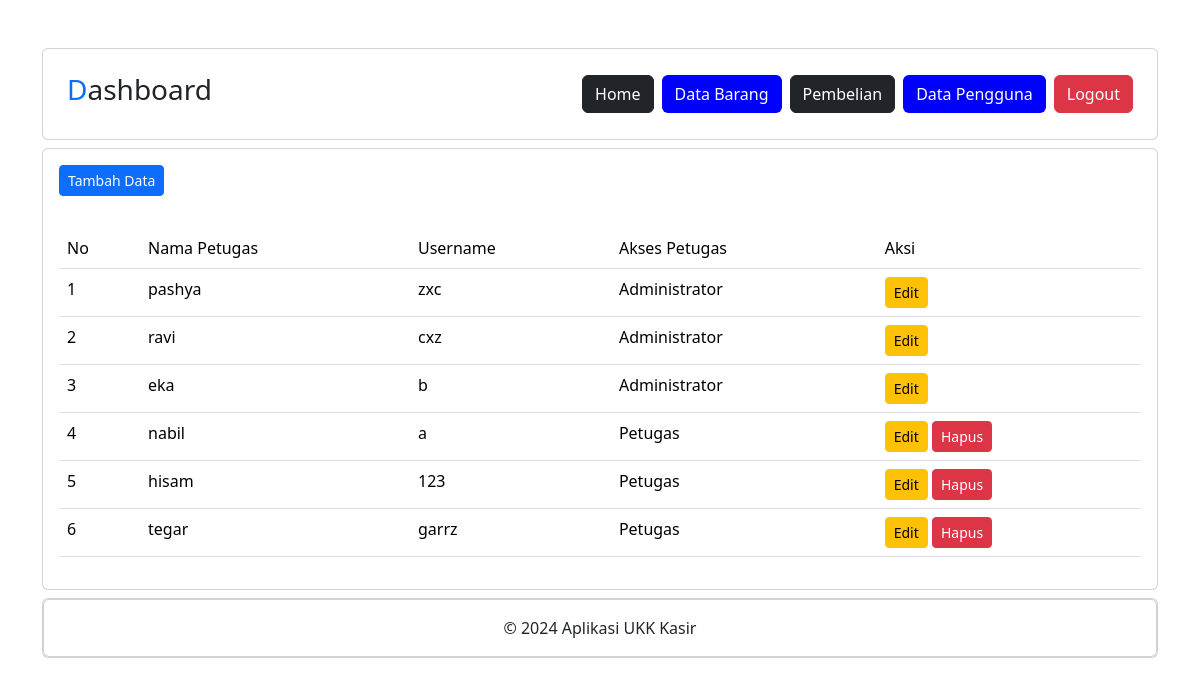
The page /administrator/data_pengguna.php (signed in) on the database its author committed.
### tables this page shows
CREATE TABLE `petugas` (
  `petugas_id` int(11) NOT NULL,
  `nama_petugas` varchar(255) NOT NULL,
  `username` varchar(255) NOT NULL,
  `password` text NOT NULL,
  `level` int(2) NOT NULL
);

### administrator/data_pengguna.php (the view, shortened to what this page needs)
<?php
include "header.php";
include "navbar.php";
include "../koneksi.php";
?>
<div class="card mt-2">
    <div class="card-body">
        <button type="button" class="btn btn-primary btn-sm" data-bs-toggle="modal" data-bs-target="#tambah-data">
            Tambah Data
        </button>
    </div>
    <div class="card-body">
        <table class="table">
            <thead>
                <tr>
                    <td>No</td>
                    <td>Nama Petugas</td>
                    <td>Username</td>
                    <td>Akses Petugas</td>
                    <td>Aksi</td>
                </tr>
            </thead>
            <tbody>
                <?php
                $no=1;
                $data=mysqli_query($conn, "SELECT * FROM petugas ORDER BY level");
                while($d = mysqli_fetch_assoc($data)) : ?>
                    <tr>
                        <td><?= $no++ ?></td>
                        <td><?= $d['nama_petugas'] ?></td>
                        <td><?= $d['username'] ?></td>
                        <td>
                            <?php if($d['level'] == '1') : ?>
                                Administrator
                            <?php elseif($d['level'] == '2') : ?>
                                Petugas
                            <?php endif; ?>
                        </td>
                        <td>
                            <button type="button" class="btn btn-warning btn-sm" data-bs-toggle="modal" data-bs-target="#edit-data<?= $d['petugas_id']; ?>">
                                Edit
                            </button>
                            <?php if( $d['level'] == $_SESSION['level'] ) : ?>
                                <?php else: ?>
                                    <button type="button" class="btn btn-danger btn-sm" data-bs-toggle="modal" data-bs-target="#hapus-data<?= $d['petugas_id']; ?>">
                                        Hapus
                                    </button>
                            <?php endif; ?>
                        </td>
                    </tr>
                    <?php endwhile; ?>
                </tbody>
            </table>
        </div>
    </div>
    <?php
include "footer.php";
?>

### administrator/header.php (shortened to what this page needs)
<!DOCTYPE html>
<html lang="en">
<head>
    <link rel="stylesheet" href="../assets/bootstrap-5.3.2/dist/css/bootstrap.css">
</head>
<body>
    <div class="container">
        <div class="content">

### administrator/navbar.php
<div class="card mt-5 p-2">
    <div class="card-body d-flex flex-column flex-lg-row justify-content-between align-items-center">
        <div class="logo mb-5 mb-md-0">
            <h3><span class="text-primary">D</span>ashboard</h3>
        </div>
        <div class="item d-flex flex-column flex-lg-row gap-lg-2 gap-1">
            <a href="index.php" class="btn btn-dark">Home</a>
            <a href="data_barang.php" class="btn btn-biru-tua">Data Barang</a>
            <a href="pembelian.php" class="btn btn-dark">Pembelian</a>
            <a href="data_pengguna.php" class="btn btn-biru-tua">Data Pengguna</a>
            <a href="../logout.php" class="btn btn-danger">Logout</a>
        </div>
    </div>
</div>

### administrator/footer.php (shortened to what this page needs)
            <div class="card mt-2 mb-5">
                <div class="card">
                    <div class="card-body text-center">
                        &copy; 2024 Aplikasi UKK Kasir
                    </div>
                </div>
            </div>
        </div>
    </div>
</body>
</html>

### administrator/header.php (style rules this page uses)
.btn-biru-tua { color: white; background-color: blue; }

### rows shown on the page
petugas: nama_petugas "pashya", username "zxc", level "Administrator"
petugas: nama_petugas "ravi", username "cxz", level "Administrator"
petugas: nama_petugas "eka", username "b", level "Administrator"
petugas: nama_petugas "nabil", username "a", level "Petugas"
petugas: nama_petugas "hisam", username "123", level "Petugas"
petugas: nama_petugas "tegar", username "garrz", level "Petugas"
